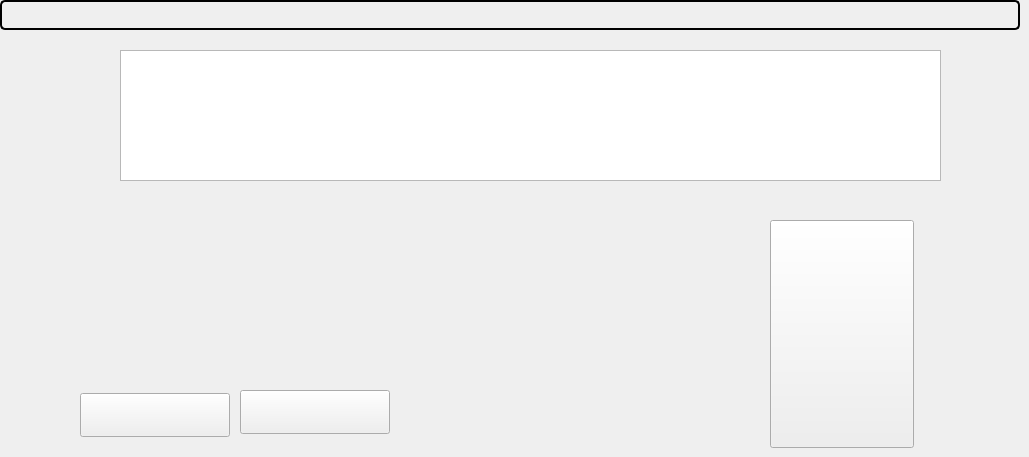
      <widget class="QWidget" name="StatisticPage">
       <widget class="QLabel" name="ST_to_lable">
        <property name="geometry">
         <rect>
          <x>83</x>
          <y>298</y>
          <width>19</width>
          <height>11</height>
         </rect>
        </property>
        <property name="styleSheet">
         <string notr="true">image: url(:/Tivanex - App Ui - Preform/Tivanex - App Ui 04 - Page 3/To_.svg);</string>
        </property>
        <property name="text">
         <string/>
        </property>
        <property name="textFormat">
         <enum>Qt::TextFormat::AutoText</enum>
        </property>
        <property name="alignment">
         <set>Qt::AlignmentFlag::AlignCenter</set>
        </property>
       </widget>
       <widget class="Line" name="ST_header_line">
        <property name="geometry">
         <rect>
          <x>0</x>
          <y>0</y>
          <width>1020</width>
          <height>30</height>
         </rect>
        </property>
        <property name="styleSheet">
         <string notr="true">QFrame {
    background-color: transparent;
    border: 2px solid black;
    border-radius: 5px;
}</string>
        </property>
        <property name="frameShadow">
         <enum>QFrame::Shadow::Sunken</enum>
        </property>
        <property name="orientation">
         <enum>Qt::Orientation::Horizontal</enum>
        </property>
       </widget>
       <widget class="QLabel" name="ST_reject_Images_lable">
        <property name="geometry">
         <rect>
          <x>70</x>
          <y>70</y>
          <width>44</width>
          <height>77</height>
         </rect>
        </property>
        <property name="styleSheet">
         <string notr="true">image: url(:/Tivanex - App Ui - Preform/Tivanex - App Ui 04 - Page 3/Reject Images.svg);
</string>
        </property>
        <property name="text">
         <string/>
        </property>
        <property name="alignment">
         <set>Qt::AlignmentFlag::AlignCenter</set>
        </property>
       </widget>
       <widget class="QPushButton" name="ST_save_pushButton">
        <property name="geometry">
         <rect>
          <x>770</x>
          <y>220</y>
          <width>144</width>
          <height>228</height>
         </rect>
        </property>
        <property name="styleSheet">
         <string notr="true">image: url(:/Tivanex - App Ui - Preform/Tivanex - App Ui 04 - Page 3/Group 299.svg);</string>
        </property>
        <property name="text">
         <string/>
        </property>
       </widget>
       <widget class="QPushButton" name="ST_report_pushButton">
        <property name="geometry">
         <rect>
          <x>80</x>
          <y>393</y>
          <width>150</width>
          <height>44</height>
         </rect>
        </property>
        <property name="styleSheet">
         <string notr="true">image: url(:/Tivanex - App Ui - Preform/Tivanex - App Ui 04 - Page 3/Group 425.svg);</string>
        </property>
        <property name="text">
         <string/>
        </property>
       </widget>
       <widget class="QWidget" name="gridLayoutWidget_11">
        <property name="geometry">
         <rect>
          <x>70</x>
          <y>310</y>
          <width>321</width>
          <height>61</height>
         </rect>
        </property>
        <layout class="QGridLayout" name="Date_To_gridLayout"/>
       </widget>
       <widget class="QLabel" name="ST_from_lable">
        <property name="geometry">
         <rect>
          <x>84</x>
          <y>213</y>
          <width>38</width>
          <height>11</height>
         </rect>
        </property>
        <property name="styleSheet">
         <string notr="true">image: url(:/Tivanex - App Ui - Preform/Tivanex - App Ui 04 - Page 3/From_.svg);</string>
        </property>
        <property name="text">
         <string/>
        </property>
        <property name="textFormat">
         <enum>Qt::TextFormat::AutoText</enum>
        </property>
        <property name="alignment">
         <set>Qt::AlignmentFlag::AlignCenter</set>
        </property>
       </widget>
       <widget class="QWidget" name="gridLayoutWidget_8">
        <property name="geometry">
         <rect>
          <x>70</x>
          <y>230</y>
          <width>321</width>
          <height>61</height>
         </rect>
        </property>
        <layout class="QGridLayout" name="Date_From_gridLayout"/>
       </widget>
       <widget class="QLabel" name="ST_date_time_label">
        <property name="geometry">
         <rect>
          <x>0</x>
          <y>0</y>
          <width>181</width>
          <height>31</height>
         </rect>
        </property>
        <property name="styleSheet">
         <string notr="true">	color: rgb(255, 255, 255);</string>
        </property>
        <property name="text">
         <string/>
        </property>
        <property name="alignment">
         <set>Qt::AlignmentFlag::AlignCenter</set>
        </property>
       </widget>
       <widget class="QPushButton" name="ST_keyboard_pushButton">
        <property name="geometry">
         <rect>
          <x>240</x>
          <y>390</y>
          <width>150</width>
          <height>44</height>
         </rect>
        </property>
        <property name="styleSheet">
         <string notr="true">image: url(:/Tivanex - App Ui - Preform/Tivanex - App Ui 04 - Page 3/Group 424.svg);</string>
        </property>
        <property name="text">
         <string/>
        </property>
       </widget>
       <widget class="QWidget" name="gridLayoutWidget_3">
        <property name="geometry">
         <rect>
          <x>420</x>
          <y>230</y>
          <width>321</width>
          <height>211</height>
         </rect>
        </property>
        <layout class="QGridLayout" name="gridLayout_rejectImageWindow"/>
       </widget>
       <widget class="QLabel" name="label_28">
        <property name="geometry">
         <rect>
          <x>400</x>
          <y>220</y>
          <width>356</width>
          <height>228</height>
         </rect>
        </property>
        <property name="styleSheet">
         <string notr="true">border-image: url(:/Tivanex - App Ui - Preform/Tivanex - App Ui 04 - Page 3/Group 472.svg);</string>
        </property>
        <property name="text">
         <string/>
        </property>
       </widget>
       <widget class="QListWidget" name="ST_Rejact_Gallery_Thumbnails_LW">
        <property name="geometry">
         <rect>
          <x>120</x>
          <y>50</y>
          <width>821</width>
          <height>131</height>
         </rect>
        </property>
        <property name="styleSheet">
         <string notr="true">background-image: url(:/Tivanex - App Ui - Preform/Bg/Bg.png);</string>
        </property>
       </widget>
       <zorder>label_28</zorder>
       <zorder>ST_to_lable</zorder>
       <zorder>ST_header_line</zorder>
       <zorder>ST_reject_Images_lable</zorder>
       <zorder>ST_save_pushButton</zorder>
       <zorder>ST_report_pushButton</zorder>
       <zorder>gridLayoutWidget_11</zorder>
       <zorder>ST_from_lable</zorder>
       <zorder>gridLayoutWidget_8</zorder>
       <zorder>ST_date_time_label</zorder>
       <zorder>ST_keyboard_pushButton</zorder>
       <zorder>gridLayoutWidget_3</zorder>
       <zorder>ST_Rejact_Gallery_Thumbnails_LW</zorder>
      </widget>
